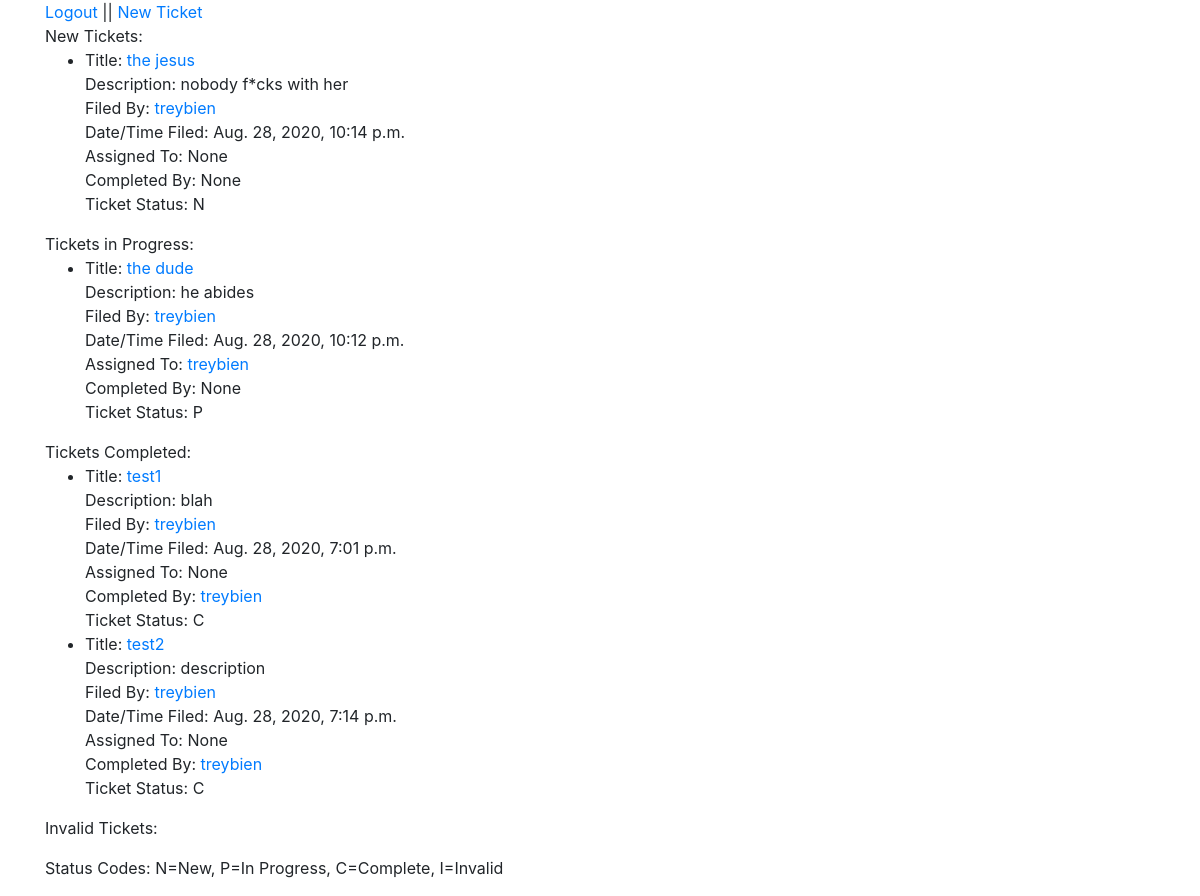
Page / (signed in) on the committed database.
### bugapp/models.py (models this page shows, shortened)
class Ticket(models.Model):
    NEW = 'N'
    COMPLETE = 'C'
    IN_PROGRESS = 'P'
    INVALID = 'I'
    STATUS_CHOICES = [
        (NEW, 'New'),
        (COMPLETE, 'Complete'),
        (IN_PROGRESS, 'In Progress'),
        (INVALID, 'Invalid'),
    ]
    title = models.CharField(max_length=100)
    date_time = models.DateTimeField(default=timezone.now)
    description = models.CharField(max_length=500)
    filed_by = models.ForeignKey(MyUser, on_delete=models.CASCADE)
    ticket_status = models.CharField(max_length=20, choices=STATUS_CHOICES, default=NEW)
    assigned_to = models.ForeignKey(MyUser, on_delete=models.CASCADE, related_name="assigned_to", blank=True, null=True)
    completed_by = models.ForeignKey(MyUser, on_delete=models.CASCADE, related_name="completed_by", blank=True, null=True)

class MyUser(AbstractUser):
    pass

### bugapp/views.py (the view)
# urls.py: path('', views.index_view, name="homepage"),
@login_required
def index_view(request):
    new_tickets = Ticket.objects.filter(ticket_status="N")
    completed_tickets = Ticket.objects.filter(ticket_status="C")
    invalid_tickets = Ticket.objects.filter(ticket_status="I")
    in_progress_tickets = Ticket.objects.filter(ticket_status="P")
    return render(request, "index.html", {
            "new_tickets": new_tickets,
            "completed_tickets": completed_tickets,
            "invalid_tickets": invalid_tickets,
            "in_progress_tickets": in_progress_tickets,
        })

### templates/index.html (shortened to what this page needs)
<link rel="stylesheet" href="https://stackpath.bootstrapcdn.com/bootstrap/4.5.2/css/bootstrap.min.css">
<div class="container">
    <a href="logout/">Logout</a> || <a href="newticket/">New Ticket</a><br>
    New Tickets:
    <ul>
        {% for ticket in new_tickets %}
            <li>
                    Title: <a href="/ticket/{{ticket.id}}/">{{ticket.title}}</a><br>
                    Description: {{ticket.description}}<br>
                    Filed By: <a href="/user/{{user.id}}/">{{ticket.filed_by}}</a><br>
                    Date/Time Filed: {{ticket.date_time}}<br>
                    Assigned To: {{ticket.assigned_to}}<br>
                    Completed By: {{ticket.completed_by}}<br>
                    Ticket Status: {{ticket.ticket_status}}
            </li>
        {% endfor %}
    </ul>
    Tickets in Progress:
    <ul>
        {% for ticket in in_progress_tickets %}
            <li>
                    Title: <a href="/ticket/{{ticket.id}}/">{{ticket.title}}</a><br>
                    Description: {{ticket.description}}<br>
                    Filed By: <a href="/user/{{user.id}}/">{{ticket.filed_by}}</a><br>
                    Date/Time Filed: {{ticket.date_time}}<br>
                    Assigned To: <a href="/user/{{user.id}}/">{{ticket.assigned_to}}</a><br>
                    Completed By: {{ticket.completed_by}}<br>
                    Ticket Status: {{ticket.ticket_status}}
            </li>
        {% endfor %}
    </ul>
    Tickets Completed:
    <ul>
        {% for ticket in completed_tickets %}
            <li>
                    Title: <a href="/ticket/{{ticket.id}}/">{{ticket.title}}</a><br>
                    Description: {{ticket.description}}<br>
                    Filed By: <a href="/user/{{user.id}}/">{{ticket.filed_by}}</a><br>
                    Date/Time Filed: {{ticket.date_time}}<br>
                    Assigned To: {{ticket.assigned_to}}<br>
                    Completed By: <a href="/user/{{user.id}}/">{{ticket.completed_by}}</a><br>
                    Ticket Status: {{ticket.ticket_status}}
            </li>
        {% endfor %}
    </ul>
    Invalid Tickets:
<p>Status Codes: N=New, P=In Progress, C=Complete, I=Invalid</p>
</div>

### rows in the picture
Ticket: title "the jesus", description "nobody f*cks with her", filed_by "treybien", date_time "Aug. 28, 2020, 10:14 p.m.", assigned_to "None", completed_by "None", ticket_status "N"
Ticket: title "the dude", description "he abides", filed_by "treybien", date_time "Aug. 28, 2020, 10:12 p.m.", assigned_to "treybien", completed_by "None", ticket_status "P"
Ticket: title "test1", description "blah", filed_by "treybien", date_time "Aug. 28, 2020, 7:01 p.m.", assigned_to "None", completed_by "treybien", ticket_status "C"
Ticket: title "test2", description "description", filed_by "treybien", date_time "Aug. 28, 2020, 7:14 p.m.", assigned_to "None", completed_by "treybien", ticket_status "C"
